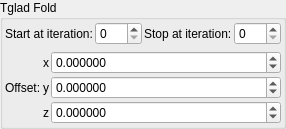
    <widget class="QGroupBox" name="groupBox">
     <property name="title">
      <string>Tglad Fold</string>
     </property>
     <layout class="QVBoxLayout" name="verticalLayout_3">
      <property name="leftMargin">
       <number>2</number>
      </property>
      <property name="topMargin">
       <number>2</number>
      </property>
      <property name="rightMargin">
       <number>2</number>
      </property>
      <property name="bottomMargin">
       <number>2</number>
      </property>
      <item>
       <layout class="QGridLayout" name="gridLayout_79">
        <property name="spacing">
         <number>2</number>
        </property>
        <item row="0" column="3">
         <widget class="MySpinBox" name="spinboxInt_transf_stop_iterations_B">
          <property name="sizePolicy">
           <sizepolicy hsizetype="Preferred" vsizetype="Maximum">
            <horstretch>0</horstretch>
            <verstretch>0</verstretch>
           </sizepolicy>
          </property>
          <property name="maximum">
           <number>999</number>
          </property>
         </widget>
        </item>
        <item row="0" column="1">
         <widget class="MySpinBox" name="spinboxInt_transf_start_iterations_B">
          <property name="sizePolicy">
           <sizepolicy hsizetype="Minimum" vsizetype="Maximum">
            <horstretch>0</horstretch>
            <verstretch>0</verstretch>
           </sizepolicy>
          </property>
          <property name="minimum">
           <number>0</number>
          </property>
          <property name="maximum">
           <number>999</number>
          </property>
          <property name="value">
           <number>0</number>
          </property>
         </widget>
        </item>
        <item row="0" column="0">
         <widget class="QLabel" name="label_71">
          <property name="text">
           <string>Start at iteration:</string>
          </property>
         </widget>
        </item>
        <item row="0" column="2">
         <widget class="QLabel" name="label_51">
          <property name="text">
           <string>Stop at iteration:</string>
          </property>
         </widget>
        </item>
       </layout>
      </item>
      <item>
       <layout class="QGridLayout" name="gridLayout_64" columnstretch="0,0,0,1">
        <property name="spacing">
         <number>2</number>
        </property>
        <item row="3" column="2">
         <widget class="QLabel" name="label_124">
          <property name="text">
           <string notr="true">z</string>
          </property>
         </widget>
        </item>
        <item row="1" column="2">
         <widget class="QLabel" name="label_123">
          <property name="text">
           <string notr="true">x</string>
          </property>
         </widget>
        </item>
        <item row="1" column="3">
         <widget class="MyDoubleSpinBox" name="spinbox3_transf_addition_constant_111_x">
          <property name="sizePolicy">
           <sizepolicy hsizetype="Minimum" vsizetype="Maximum">
            <horstretch>0</horstretch>
            <verstretch>0</verstretch>
           </sizepolicy>
          </property>
          <property name="prefix">
           <string/>
          </property>
          <property name="decimals">
           <number>6</number>
          </property>
          <property name="minimum">
           <double>-99.989999999999995</double>
          </property>
          <property name="singleStep">
           <double>0.100000000000000</double>
          </property>
         </widget>
        </item>
        <item row="2" column="3">
         <widget class="MyDoubleSpinBox" name="spinbox3_transf_addition_constant_111_y">
          <property name="sizePolicy">
           <sizepolicy hsizetype="Minimum" vsizetype="Maximum">
            <horstretch>0</horstretch>
            <verstretch>0</verstretch>
           </sizepolicy>
          </property>
          <property name="decimals">
           <number>6</number>
          </property>
          <property name="minimum">
           <double>-99.989999999999995</double>
          </property>
          <property name="maximum">
           <double>99.989999999999995</double>
          </property>
          <property name="singleStep">
           <double>0.100000000000000</double>
          </property>
         </widget>
        </item>
        <item row="2" column="2">
         <widget class="QLabel" name="label_122">
          <property name="text">
           <string notr="true">y</string>
          </property>
         </widget>
        </item>
        <item row="3" column="3">
         <widget class="MyDoubleSpinBox" name="spinbox3_transf_addition_constant_111_z">
          <property name="sizePolicy">
           <sizepolicy hsizetype="Minimum" vsizetype="Maximum">
            <horstretch>0</horstretch>
            <verstretch>0</verstretch>
           </sizepolicy>
          </property>
          <property name="decimals">
           <number>6</number>
          </property>
          <property name="minimum">
           <double>-99.989999999999995</double>
          </property>
          <property name="maximum">
           <double>99.989999999999995</double>
          </property>
          <property name="singleStep">
           <double>0.100000000000000</double>
          </property>
         </widget>
        </item>
        <item row="2" column="1">
         <widget class="QLabel" name="label_257">
          <property name="text">
           <string>Offset:</string>
          </property>
         </widget>
        </item>
       </layout>
      </item>
     </layout>
    </widget>
